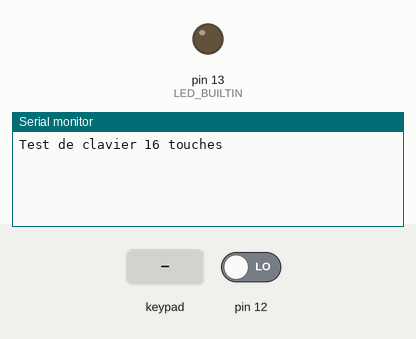
Recording of a sketch running on a simulated Arduino Uno, built with avr-gcc and run on an emulated ATmega328P. Parts: output pins drawn as LEDs (lit = HIGH), the last lines printed to the serial monitor. The inputs (shaded band) are chosen by the test bench; at power-on: pin 12 LOW.

Above: at 1.2 s.
1.3 s: key '1' pressed
At 1.8 s:
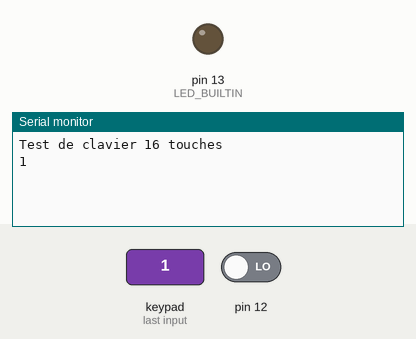
2.8 s: keypad keys 1 7 4 8 pressed 0.4 s apart
At 3.92 s:
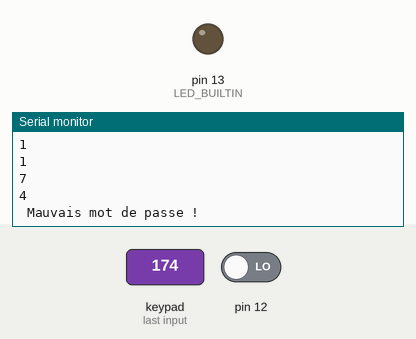
5.9 s: key 'A' pressed
At 6.5 s:
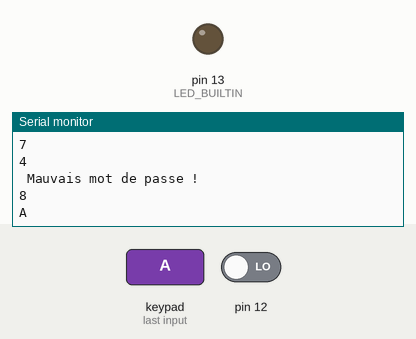
7.4 s: keypad keys 1 7 4 8 D pressed 0.4 s apart
At 10.1 s:
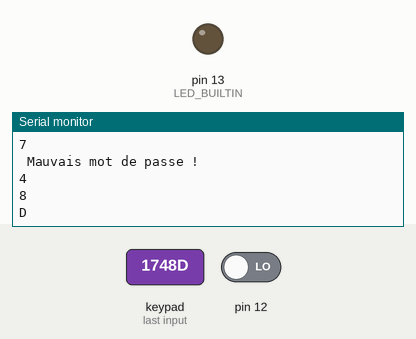
10.9 s: key 'B' pressed
At 11.6 s:
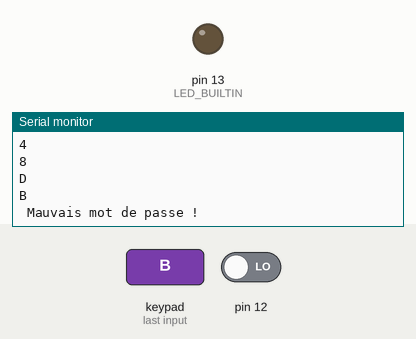
12.4 s: keypad keys 1 7 4 8 # pressed 0.4 s apart
At 15.0 s:
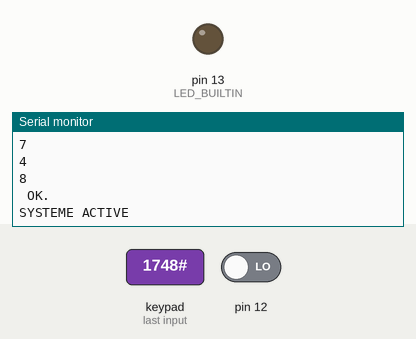
Timing chart, 0 to 16.5 s (numbered marks = the images above; inputs shaded):
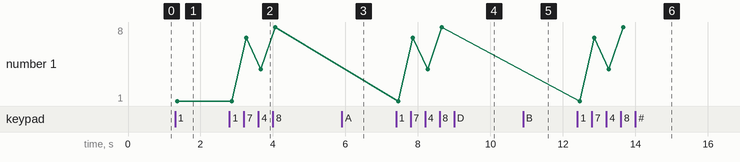

Measured:
- after the input at 1.3 s, the serial monitor: prints a new line after 0.06 s (image 1)
- after the input at 2.8 s, the serial monitor: prints a new line after 0.46 s (image 2)
- after the input at 5.9 s, the serial monitor: prints a new line after 0.06 s (image 3)
- after the input at 7.4 s, the serial monitor: prints a new line after 0.06 s (image 4)
- after the input at 10.9 s, the serial monitor: prints a new line after 0.06 s (image 5)
- after the input at 12.4 s, the serial monitor: prints a new line after 0.06 s (image 6)
- plotted number 1: 1 → 8 after the input at 2.8 s

The sketch:

KEYPADPASSWORD.ino.ino
```cpp
#include <Keypad.h>
#include <Password.h>


int alarmeOK= 0; //0 alarme non activée, 1=alarme activée, intrus!
int alarmestatut = 0; //0=alarme étieite, 1=alarme allumée


String newPasswordString;
char newPassword[4]; //mot de passe avec 4 caractères
Password password = Password( "1748" );
byte maxPasswordLength = 4;
byte currentPasswordLength = 0;

const byte ROWS = 4; //4 lignes
const byte COLS = 4; //4 colonnes
char keys[ROWS][COLS] = {
  {'1','2','3','A'},
  {'4','5','6','B'},
  {'7','8','9','C'},
  {'*','0','#','D'}
};
//Brancher le clavier sur 2 3 4 5 (colonnes) et 6 7 8 9 (lignes)
byte rowPins[ROWS] = {9, 8, 7, 6}; //Lignes
byte colPins[COLS] = {5, 4, 3, 2}; //Colonnes
// Connections des touches
/*
S1  contact 4 8
S2  contact 3 8
S3  contact 2 8
S4  contact 1 8
S5  contact 4 7
S6  contact 3 7
S9  contact 4 6
S10  contact 3 6
S11  contact 2 6
S12  contact 1 6
S13  contact 4 5
S14  contact 3 5
S15  contact 2 5
S16  contact  1 5
*/

// Initialiser une instance de la classe keypad
Keypad keypad = Keypad( makeKeymap(keys), rowPins, colPins, ROWS, COLS );
void setup(){
  Serial.begin(9600);   //Serial monitor
  Serial.println("Test de clavier 16 touches");

  pinMode(12,INPUT);
  pinMode(13,OUTPUT);
  // Pour activer l'état HOLD
  unsigned int time_hold = 4;
  keypad.setHoldTime(time_hold);

  //Anti rebond
  unsigned int time_anti_rebond = 4;  //4 ms
  keypad.setDebounceTime(time_anti_rebond);

}

void resetPassword() {
   password.reset();
   currentPasswordLength = 0;
}

void checkPassword() {
   if (password.evaluate()){ //si le mdp est bon,
      Serial.println(" OK.");
      if(alarmeOK == 0 && alarmestatut == 0){
        alarmestatut = 1;//alarme op
        resetPassword();
        active();
        return;
      }
      if((alarmeOK == 0 && alarmestatut == 1)){
        resetPassword();
        desactive();
        return;
      }
      if((alarmeOK == 1 && alarmestatut == 1)){
        resetPassword();
        desactive();
        return;
      }
   }
   else {
    Serial.println(" Mauvais mot de passe !");
    resetPassword();
   }
}

void desactive(){ //tout est désactivé
  alarmestatut = 0;
  Serial.println("SYSTEME DESACTIVE");
  alarmeOK = 0;
  resetPassword();

}

void active(){//l'alarme est opérationelle(alarmestatut=1)
  Serial.println("SYSTEME ACTIVE");
  if (alarmestatut=1){
    while((digitalRead(12)==LOW)) {}
      alarmeOK = 1;
    }

}//fin active

void processNumberKey(char key) { //vérification du mot de passe
   Serial.println(key);
   currentPasswordLength++;
   password.append(key);
   if (currentPasswordLength == maxPasswordLength) {
      checkPassword();
   }
}

void loop(){
  char key = keypad.getKey();

  if (key != NO_KEY){
      delay(60);
      switch (key){
      case '#': checkPassword(); break;
      case '*': resetPassword(); break;
      default: processNumberKey(key);
      }
       //Affiche la touche saisie
  }
  if (alarmeOK == 1){
    Serial.println("Veuillez entrer le mot de passe.");
    int a = 0;
    a++;
    while (a<=7){
      key=keypad.getKey();
      if (key != NO_KEY){
        switch (key){
        case '#': checkPassword(); break;
        case '*': resetPassword(); break;
        default: processNumberKey(key);
         }
      }
    }//attente de 7sec afin de pouvoir rentrer le code
     intrus();//sinon activation de l'alarme
  }//if alarmOk
}//voidloop


void intrus(){
  Serial.println("Intrus detecte.");
  for (uint32_t i=0; i<10; i++) {
      digitalWrite(LED_BUILTIN, HIGH);
      delay(100);
      digitalWrite(LED_BUILTIN, LOW);
      delay(10);
    }
  alarmestatut=1;
  alarmeOK=1;
}
```
